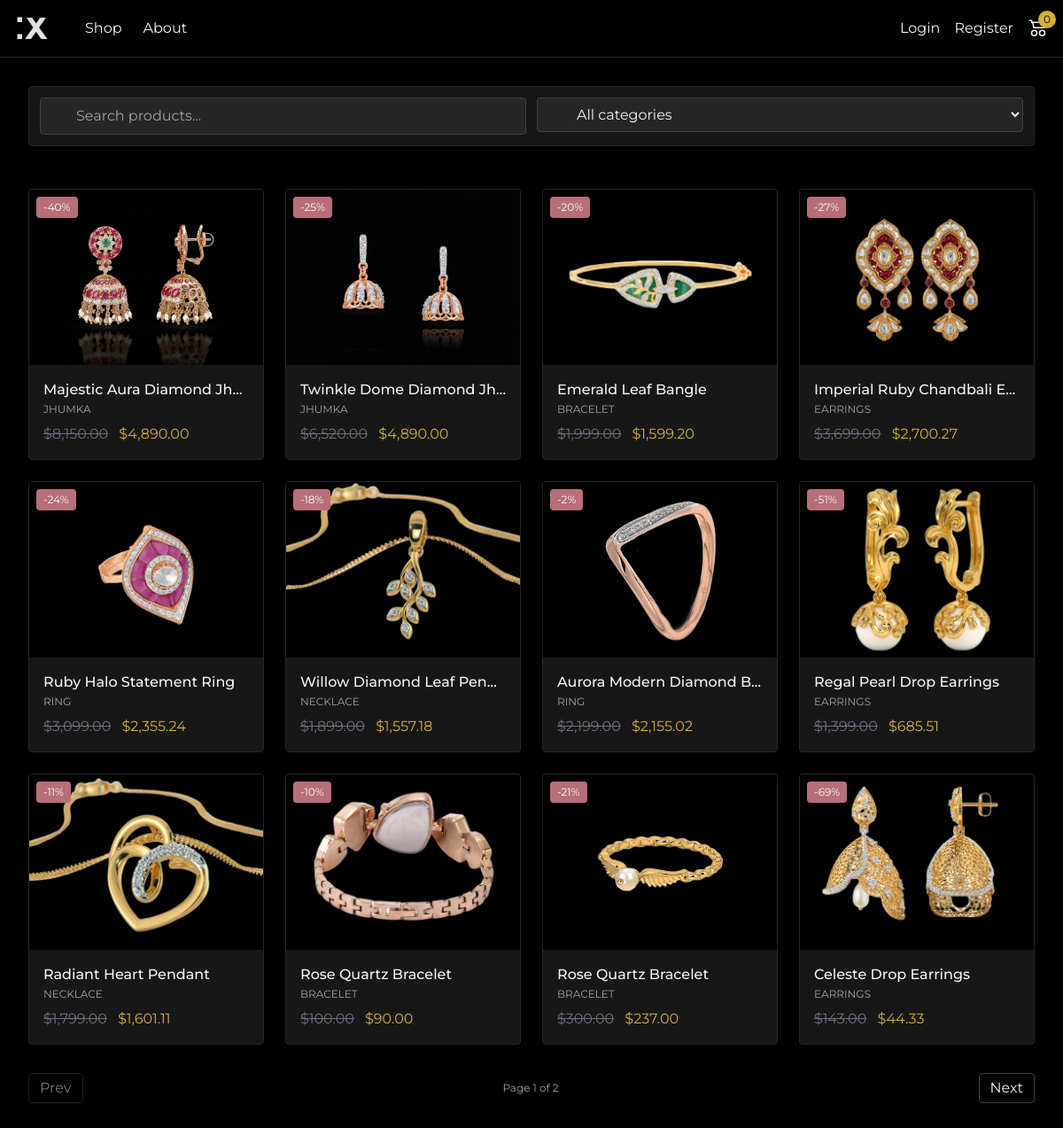
Page /public/shop.php on the committed database.
### tables this page shows
CREATE TABLE `products` (
  `id` int(11) NOT NULL,
  `name` varchar(255) NOT NULL,
  `description` text NOT NULL,
  `price` decimal(10,2) NOT NULL,
  `discount_percent` int(11) NOT NULL DEFAULT 0,
  `image_url` varchar(255) NOT NULL,
  `category` varchar(50) NOT NULL,
  `stock_quantity` int(11) NOT NULL DEFAULT 0,
  `sold_count` int(11) NOT NULL DEFAULT 0,
  `created_by` int(11) NOT NULL,
  `status` enum('active','pending') NOT NULL DEFAULT 'pending',
  `created_at` datetime NOT NULL DEFAULT current_timestamp()
);

### includes/db_connection.php (called while the page is built, shortened)
<?php
function e(string $str): string
{
    return htmlspecialchars($str, ENT_QUOTES | ENT_SUBSTITUTE, 'UTF-8');
}
?>

### public/shop.php (the view, shortened to what this page needs)
<?php
require_once __DIR__ . '/../includes/db_connection.php';
$q = trim((string)($_GET['q'] ?? ''));
$isPartial = isset($_GET['partial']) && $_GET['partial'] === '1';
$page = max(1, (int)($_GET['page'] ?? 1));
$perPage = 12; $offset = ($page - 1) * $perPage;
$total = 0; $totalPages = 1;
$products = [];
$sql = "SELECT id, name, price, discount_percent, image_url, category FROM products WHERE status = 'active'";
$params = [];
$types = '';
$sql .= " ORDER BY created_at DESC LIMIT ? OFFSET ?";
if ($stmt = $mysqli->prepare($sql)) {
    if ($params) { $types2 = $types.'ii'; $params[] = &$perPage; $params[] = &$offset; $stmt->bind_param($types2, ...$params); }
    else { $stmt->bind_param('ii', $perPage, $offset); }
    $stmt->execute();
    $res = $stmt->get_result();
    while ($row = $res->fetch_assoc()) { $products[] = $row; }
}
$countSql = "SELECT COUNT(*) AS c FROM products WHERE status = 'active'";
if ($stmt = $mysqli->prepare($countSql)) {
    $stmt->execute();
    $stmt->bind_result($total);
}
$totalPages = max(1, (int)ceil($total / $perPage));
if (!$isPartial) {
include __DIR__ . '/../includes/header.php';
}
?>
<?php if (!$isPartial): ?>
<section class="max-w-7xl mx-auto px-4 sm:px-6 lg:px-8 pt-8">
  <form id="filtersForm" method="get" class="bg-neutral-900 border border-neutral-800 p-3 rounded">
    <div class="grid md:grid-cols-2 gap-3">
      <div class="relative">
        <input id="searchInput" name="q" value="<?= e($q) ?>" placeholder="Search products..." class="pl-10 w-full bg-neutral-800 border border-neutral-700 rounded px-3 py-2" />
      </div>
      <div class="relative">
        <select id="categoryInput" name="category" class="pl-10 w-full bg-neutral-800 border border-neutral-700 rounded px-3 py-2">
          <option value="">All categories</option>
        </select>
      </div>
    </div>
  </form>
</section>
<?php endif; ?>
<section class="max-w-7xl mx-auto px-4 sm:px-6 lg:px-8 py-12" id="productsContainer">
  <div class="grid grid-cols-2 sm:grid-cols-3 lg:grid-cols-4 gap-6">
    <?php foreach ($products as $p): ?>
      <a href="/hatrox-project/public/product-detail.php?id=<?= (int)$p['id'] ?>" class="group block bg-neutral-900 border border-neutral-800 rounded overflow-hidden hover:shadow-xl hover:shadow-gold/10 transition relative">
        <?php $disc=(int)($p['discount_percent']??0); if($disc>0): ?>
          <div class="absolute top-2 left-2 z-10 bg-rose text-white text-xs px-2 py-1 rounded">-<?= $disc ?>%</div>
        <?php endif; ?>
        <div class="aspect-[4/3] overflow-hidden">
          <img src="<?= e($p['image_url']) ?>" alt="<?= e($p['name']) ?>" class="w-full h-full object-cover group-hover:scale-105 transition-transform duration-500" />
        </div>
        <div class="p-4">
          <div class="font-medium truncate" title="<?= e($p['name']) ?>"><?= e($p['name']) ?></div>
          <div class="text-xs text-gray-400 mt-0.5 uppercase"><?= e($p['category']) ?></div>
          <div class="mt-2 text-gold">
            <?php $price=(float)$p['price']; $disc=(int)$p['discount_percent']; if($disc>0){ $new=$price*(1-$disc/100); ?>
              <span class="line-through text-gray-500 mr-2">$<?= number_format($price,2) ?></span>
              <span>$<?= number_format($new,2) ?></span>
            <?php } else { ?>
              $<?= number_format($price,2) ?>
            <?php } ?>
          </div>
        </div>
      </a>
    <?php endforeach; ?>
  </div>
  <div class="mt-8 flex items-center justify-between">
    <?php $prev = max(1, $page-1); $next = min($totalPages, $page+1); ?>
    <a class="px-3 py-1 border border-neutral-700 rounded hover:border-gold <?= $page<=1?'pointer-events-none opacity-50':'' ?> ajax-page" href="?<?= http_build_query(array_merge($_GET, ['page'=>$prev])) ?>">Prev</a>
    <div class="text-xs text-gray-400">Page <?= (int)$page ?> of <?= (int)$totalPages ?></div>
    <a class="px-3 py-1 border border-neutral-700 rounded hover:border-gold <?= $page>=$totalPages?'pointer-events-none opacity-50':'' ?> ajax-page" href="?<?= http_build_query(array_merge($_GET, ['page'=>$next])) ?>">Next</a>
  </div>
</section>
<?php include __DIR__ . '/../includes/footer.php'; ?>

### includes/header.php (shortened to what this page needs)
<?php
require_once __DIR__ . '/db_connection.php';
$logoutUrl = !empty($_SESSION['is_admin']) ? '/hatrox-project/admin/logout.php' : '/hatrox-project/public/logout.php';
$cart_count = 0;
?>
<!DOCTYPE html>
<html lang="en">
<head>
    <link href="https://cdn.jsdelivr.net/npm/remixicon@3.5.0/fonts/remixicon.css" rel="stylesheet">
    <script src="https://cdn.tailwindcss.com"></script>
</head>
<body class="bg-black text-gray-100">
<header class="fixed top-0 inset-x-0 z-50 glass border-b border-neutral-800">
  <div class="max-w-7xl mx-auto pl-1 sm:pl-2 md:pl-4 pr-4">
    <div class="flex h-16 items-center justify-between">
      <div class="flex items-center space-x-10">
        <a href="<?= !empty($_SESSION['is_admin']) ? '/hatrox-project/admin/index.php' : '/hatrox-project/public/index.php' ?>" class="flex items-center space-x-2 group">
          <img src="/hatrox-project/assets/images/icons/icon.png" alt="HATROX Logo" class="w-10 h-10 object-cover transition group-hover:opacity-80">
        </a>
        <nav class="hidden md:flex items-center space-x-6">
          <a class="hover:text-gold transition" href="<?= !empty($_SESSION['is_admin']) ? '/hatrox-project/admin/shop.php' : '/hatrox-project/public/shop.php' ?>">Shop</a>
          <a class="hover:text-gold transition" href="<?= !empty($_SESSION['is_admin']) ? '/hatrox-project/admin/about.php' : '/hatrox-project/public/about.php' ?>">About</a>
        </nav>
      </div>
      <div class="flex items-center">
        <?php if (!empty($_SESSION['user_id'])): ?>
          <span
            id="userMsg"
            class="hidden sm:inline text-md font-semibold text-[#b43b57] leading-none whitespace-nowrap text-right"
            style="min-width: 220px;">
          </span>
          <div class="relative" id="accountDropdown">
            <button id="accountBtn" class="flex items-center space-x-2 hover:text-gold transition pr-4" aria-expanded="false" aria-haspopup="true">
              <span class="hidden sm:inline text-md leading-none ">
              <span class="text-[#b43b57] font-semibold "> ,</span> <?= e($_SESSION['full_name'] ?? 'Account') ?>
              </span>
              <svg xmlns="http://www.w3.org/2000/svg" fill="none" viewBox="0 0 24 24" stroke-width="1.5" stroke="currentColor" class=" w-5 h-5">
                <path stroke-linecap="round" stroke-linejoin="round" d="M19.5 8.25l-7.5 7.5-7.5-7.5" />
              </svg>
            </button>
            <div id="accountMenu" class="hidden absolute right-0 mt-2 w-44 bg-neutral-900 border border-neutral-800 rounded shadow-lg" role="menu" aria-labelledby="accountBtn">
              <?php if (empty($_SESSION['is_admin'])): ?>
                <a href="/hatrox-project/public/cart.php" class="block px-4 py-2 hover:bg-neutral-800">My Cart</a>
              <?php endif; ?>
              <?php if (!empty($_SESSION['is_admin'])): ?>
                <a href="/hatrox-project/admin/dashboard.php" class="block px-4 py-2 hover:bg-neutral-800">Admin</a>
              <?php endif; ?>
              <a href="<?= e($logoutUrl) ?>" class="block px-4 py-2 hover:bg-neutral-800 text-rose">Logout</a>
            </div>
          </div>
        <?php else: ?>
          <a class="hover:text-gold transition pr-4" href="/hatrox-project/public/login.php">Login</a>
          <a class="hidden sm:inline hover:text-gold transition pr-4" href="/hatrox-project/public/register.php">Register</a>
        <?php endif; ?>
        <?php if (empty($_SESSION['is_admin'])): ?>
          <a href="/hatrox-project/public/cart.php" class="relative hover:text-gold transition hidden md:block" title="Cart">
            <span class="absolute -top-2 -right-2 bg-gold text-black text-xs rounded-full px-1.5 py-0.5">
              <?= (int)$cart_count ?>
            </span>
          </a>
        <?php endif; ?>
      </div>
    </div>
  </div>
</header>
<main class="pt-[65px] min-h-screen">

### includes/footer.php (shortened to what this page needs)
  </main>
</body>
</html>

### includes/header.php (style rules this page uses)
body { font-family: 'Montserrat', sans-serif; }
.glass { backdrop-filter: blur(8px); background: rgba(0,0,0,0.5); }
p, div { word-break: break-word; overflow-wrap: break-word; }
.text-gray-300, .text-gray-400, .italic { max-width: 100%; word-break: break-word; overflow-wrap: break-word; white-space: normal; }

### rows in the picture
products: discount_percent "40", image_url (picture), name "Majestic Aura Diamond Jh…", category "JHUMKA", price "8,150.00", new "4,890.00"
products: discount_percent "25", image_url (picture), name "Twinkle Dome Diamond J…", category "JHUMKA", price "6,520.00", new "4,890.00"
products: discount_percent "20", image_url (picture), name "Emerald Leaf Bangle", category "BRACELET", price "1,999.00", new "1,599.20"
products: discount_percent "27", image_url (picture), name "Imperial Ruby Chandbali E…", category "EARRINGS", price "3,699.00", new "2,700.27"
products: discount_percent "24", image_url (picture), name "Ruby Halo Statement Ring", category "RING", price "3,099.00", new "2,355.24"
products: discount_percent "18", image_url (picture), name "Willow Diamond Leaf Pen…", category "NECKLACE", price "1,899.00", new "1,557.18"
products: discount_percent "2", image_url (picture), name "Aurora Modern Diamond B…", category "RING", price "2,199.00", new "2,155.02"
products: discount_percent "51", image_url (picture), name "Regal Pearl Drop Earrings", category "EARRINGS", price "1,399.00", new "685.51"
products: discount_percent "11", image_url (picture), name "Radiant Heart Pendant", category "NECKLACE", price "1,799.00", new "1,601.11"
products: discount_percent "10", image_url (picture), name "Rose Quartz Bracelet", category "BRACELET", price "100.00", new "90.00"
products: discount_percent "21", image_url (picture), name "Rose Quartz Bracelet", category "BRACELET", price "300.00", new "237.00"
products: discount_percent "69", image_url (picture), name "Celeste Drop Earrings", category "EARRINGS", price "143.00", new "44.33"

### other values in the picture
$cart_count "0"
$page "1"
$totalPages "2"
